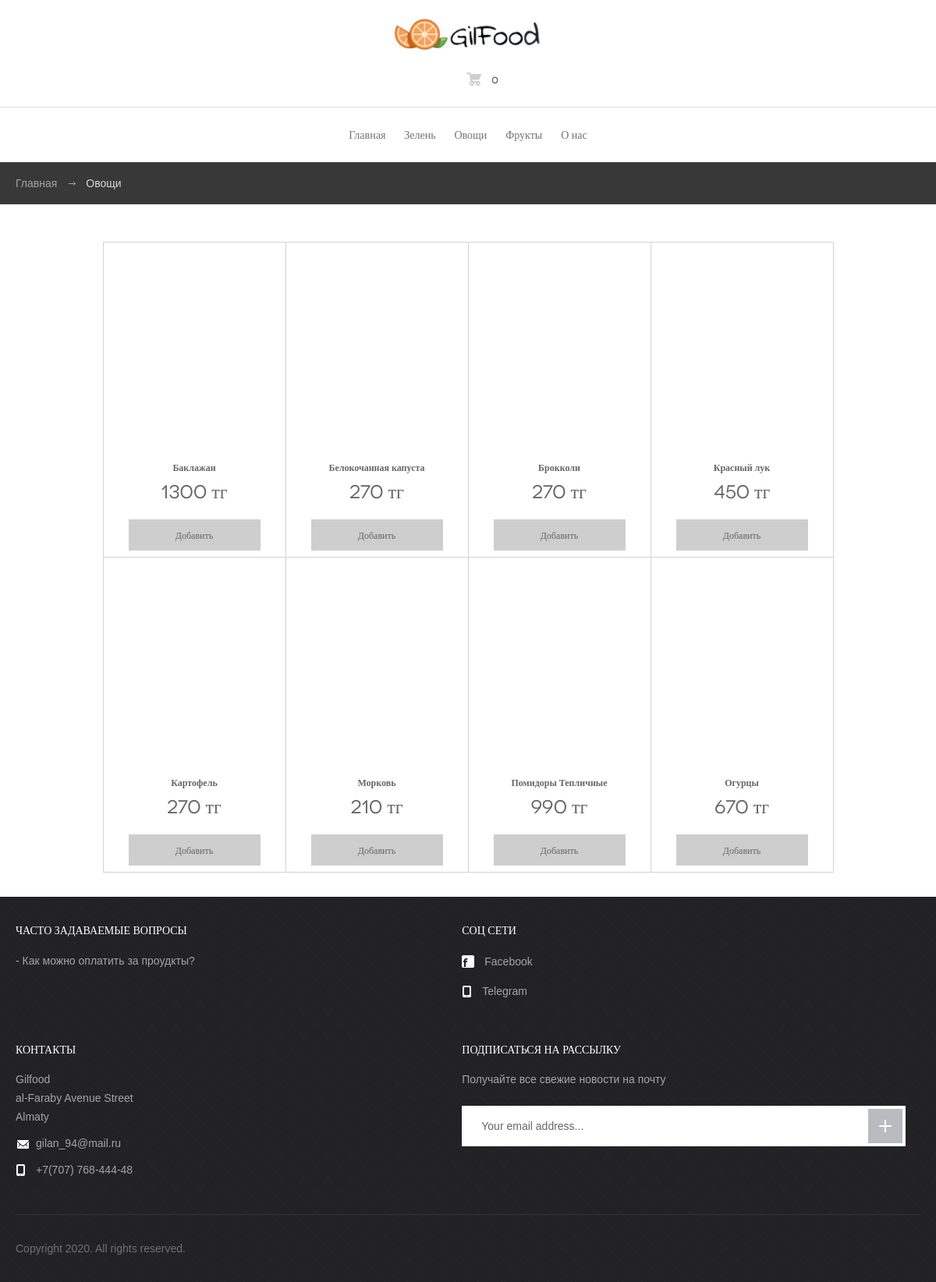
Page /category/2 on the committed database.
### app.py (models this page shows)
class Category(db.Model):
	id = db.Column(db.Integer, primary_key=True)
	name = db.Column(db.String(80), unique=True, nullable=False)
	products = db.relationship('Food', backref='category')

class Food(db.Model):
	id = db.Column(db.Integer, primary_key=True)
	category_id = db.Column(db.Integer, db.ForeignKey('category.id'))
	name = db.Column(db.String(80), unique=True, nullable=False)
	img_url = db.Column(db.String(500), unique=False, nullable=False)
	description = db.Column(db.String(1500), unique=False, nullable=False)
	cost = db.Column(db.Integer, nullable=True)
	baskets = db.relationship('Basket', backref='food')

### app.py (the view)
@app.route('/category/<id>')
def category(id):
	category= Category.query.get(id)
	return render_template("products.html", category=category)

### templates/products.html (shortened to what this page needs)
{% extends "layout.html" %}
{% block content %}
	<div id="breadcrumbs">
		<div class="container">
			<ul>
				<li><a href="/">Главная</a></li>
				<li>{{ category.name }}</li>
			</ul>
		</div>
	</div>
	<div id="body">
		<div class="container">
			<div class="products-wrap">
				<div id="content">
					<section class="products">
					{% for product in category.products %}
						<article>
							<h3><a href="/product/{{ product.id }}">{{ product.name }}</a></h3>
							<h4><a href="/product/{{ product.id }}">{{ product.cost }} тг</a></h4>
							<a href="#" class="btn-add">Добавить</a>
						</article>
					{% endfor %}
					</section>
				</div>
			</div>
		</div>
	</div>
{% endblock %}

### static/css/style.css (style rules this page uses)
html, body, div, span, applet, object, iframe, h1, h2, h3, h4, h5, h6, p, blockquote, pre, a, abbr, acronym, address, big, cite, code, del, dfn, em, img, ins, kbd, q, s, samp, small, strike, strong, sub, sup, tt, var, b, u, i, center, dl, dt, dd, ol, ul, li, fieldset, form, label, legend, table, caption, tbody, tfoot, thead, tr, th, td, article, aside, canvas, details, figcaption, figure, footer, header, hgroup, menu, nav, section, summary, time, mark, audio, video { margin: 0; padding: 0; border: 0; font-size: 100%; font: inherit; vertical-align: baseline; }
*, *:before, *:after { -moz-box-sizing: border-box; -webkit-box-sizing: border-box; box-sizing: border-box; }
article, aside, details, figcaption, figure, footer, header, hgroup, menu, nav, section { display: block; }
ol, ul { list-style: none; }
a[href], label[for], select, input[type=checkbox], input[type=radio] { cursor: pointer; }
h1, h2, h3, h4, h5, h6 { font-weight: normal; font-family: "Novecentowide"; }
body { font: 16px/30px Arial, Helvetica, sans-serif; color: #949697; background: #fff; -webkit-text-size-adjust: none; min-width: 320px; }
a { text-decoration: none; color: #666668; }
.container { position: relative; width: 1170px; margin: 0 auto; }
#breadcrumbs { background: #383838; color: #d9d9d9; font-size: 14px; overflow: hidden; padding: 12px 0; }
#breadcrumbs li { float: left; }
#breadcrumbs a { color: #a5a5a5; }
#breadcrumbs li + li:before { content: ""; margin: 13px 13px 0 15px; float: left; background: url(../images/ico_arrow.png) no-repeat; width: 9px; height: 5px; }
#body { padding: 48px 0 31px; }
#content { overflow: hidden; }
.products { padding-bottom: 1px; overflow: hidden; }
.products h4 { color: #939597; font-family: "Novecentowide"; font-size: 24px; padding: 0 0 22px; }
.products .btn-add { height: 40px; background-color: #cecece; display: block; color: #656567; font-family: "Novecentowide"; font-size: 12px; font-weight: 500; line-height: 40px; margin: 0 32px; }
.products h3 { color: #656567; font-family: "Novecentowide"; font-size: 12px; font-weight: 600; margin: 22px 0 0; }
.products article { width: 235px; padding: 18px 0 0; height: 405px; border: 1px solid #d3d3d3; background-color: #fff; text-align: center; float: left; margin: 0 0 -1px -1px; }
.products-wrap { overflow: hidden; }
@media screen and (max-width: 1220px) { .container { width: auto; padding: 0 20px; } }
@media screen and (max-width: 1220px) { .products article { float: none; display: inline-block; } }
@media screen and (max-width: 1220px) { .products { padding-left: 1px; } }
@media screen and (max-width: 1220px) { .products-wrap #content { font-size: 0; text-align: center; } }

### rows in the picture
Category: name "Овощи"
Food: name "Баклажан", cost "1300"
Food: name "Белокочанная капуста", cost "270"
Food: name "Брокколи", cost "270"
Food: name "Красный лук", cost "450"
Food: name "Картофель", cost "270"
Food: name "Морковь", cost "210"
Food: name "Помидоры Тепличные", cost "990"
Food: name "Огурцы", cost "670"
